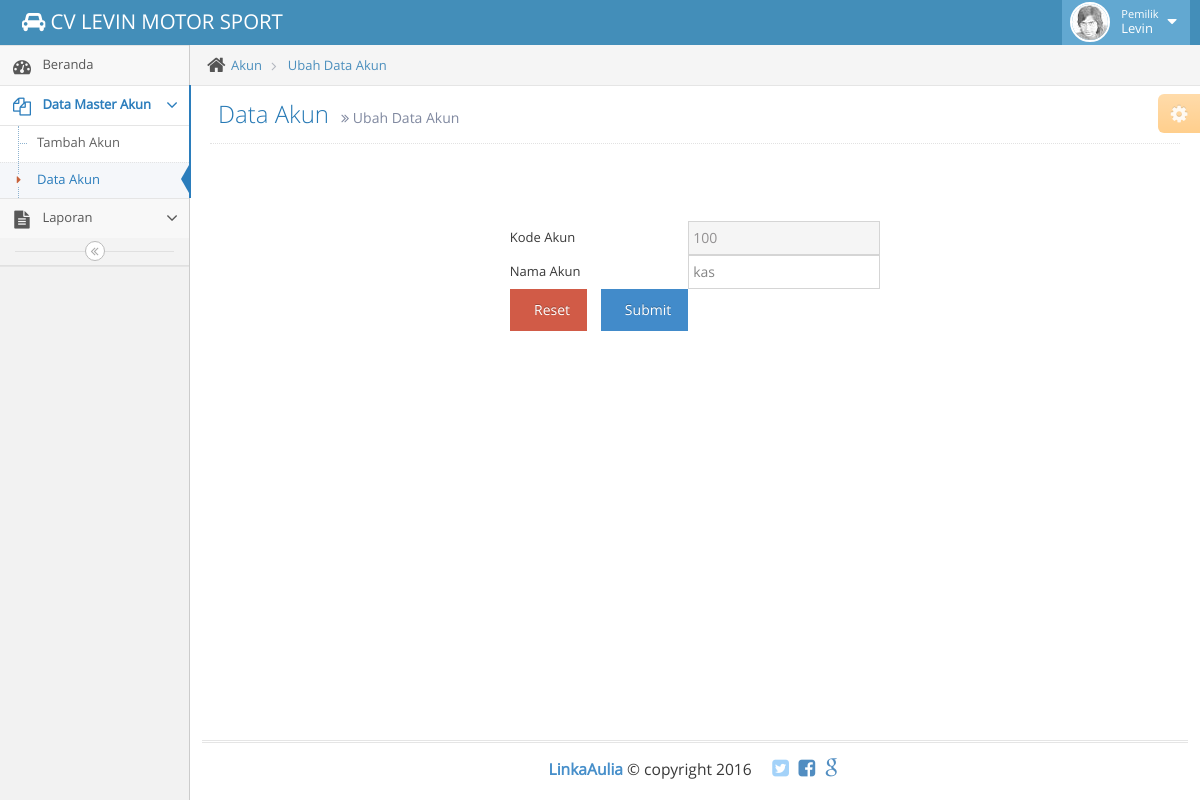
/keuangan/ubah-akun.php?kode_akun=100 (signed in), run on the app's committed database.
### tables this page shows
CREATE TABLE IF NOT EXISTS `pegawai` (
  `id_pegawai` int(11) NOT NULL AUTO_INCREMENT,
  `nama_pegawai` varchar(30) NOT NULL,
  `alamat_pegawai` varchar(50) NOT NULL,
  `telpon_pegawai` varchar(15) NOT NULL,
  `username` varchar(20) NOT NULL,
  `password` varchar(25) NOT NULL,
  `level` varchar(25) NOT NULL,
  `status` varchar(6) NOT NULL,
  PRIMARY KEY (`id_pegawai`)
);

CREATE TABLE IF NOT EXISTS `akun` (
  `kode_akun` varchar(10) NOT NULL,
  `nama_akun` varchar(30) NOT NULL,
  PRIMARY KEY (`kode_akun`)
);

### sesi.php (called while the page is built, shortened)
<?php
$user_check=$_SESSION['login_user'];
$ses_sql=mysql_query("SELECT * FROM pegawai WHERE username='$user_check'");
$pegawai = mysql_fetch_array($ses_sql);
if ($pegawai['level'] == 01) {
  $bagian = 'Customer Service';
}else
if ($pegawai['level'] == 02) {
  $bagian = 'Gudang';
}else
if ($pegawai['level'] == 03) {
  $bagian = 'Keuangan';
}else
if ($pegawai['level'] == 04) {
  $bagian = 'Kasir';
}else
if ($pegawai['level'] == 05) {
  $bagian = 'Pemilik';
}
?>

### keuangan/ubah-akun.php (the view, shortened to what this page needs)
<?php
include "../sesi.php";
$kode_akun=$_GET['kode_akun'];
$sqlselect="SELECT * FROM akun where kode_akun='$kode_akun'";
	$result = mysql_query($sqlselect);
	$row=mysql_fetch_array($result);
?>
<!DOCTYPE html>
<html lang="en">
	<head>
		<link rel="stylesheet" href="../assets/css/jquery-ui.custom.min.css" />
		<link rel="stylesheet" href="../assets/css/chosen.min.css" />
		<link rel="stylesheet" href="../assets/css/datepicker.min.css" />
		<link rel="stylesheet" href="../assets/css/bootstrap-timepicker.min.css" />
		<link rel="stylesheet" href="../assets/css/daterangepicker.min.css" />
		<link rel="stylesheet" href="../assets/css/bootstrap-datetimepicker.min.css" />
		<link rel="stylesheet" href="../assets/css/colorpicker.min.css" />
<?php
include '../assets/sebelum-content.php';
?>
<ul class="breadcrumb">
	<li>
		<i class="ace-icon fa fa-home home-icon"></i>
		<a href="#">Akun</a>
	</li>
	<li>
		<a href="#">Ubah Data Akun</a>
	</li>
</ul>
								<div class="page-header">
									<h1>
										Data Akun
										<small>
											<i class="ace-icon fa fa-angle-double-right"></i>
										    Ubah Data Akun
										</small>
									</h1>
								</div>
								<div class="row">
									<div class="col-xs-12">
                    <table align="center">
				<form name="ubah-akun" method="POST" action="proses-edit-akun.php">
				<div class="form-group">
					<label>
	<tr>
	<td>Kode Akun</td>
		<td><input class="form-control" type ="text" name ="kode_akun" value="<?php echo $row['kode_akun'];?>" readonly></td>
	</tr>
	<tr>
	<td>Nama Akun</td>
		<td><input class="form-control" type ="text" name ="nama_akun" value="<?php echo $row['nama_akun'];?>"></td>
	</tr>
					</label>
					</div>
					<div class="panel-body">
						<div class="input-group has-feedback">
						<td>
					<button type="reset" name="reset" class="btn btn-danger" value="Reset">
											<span></span>&nbsp;&nbsp;Reset
										</button> &nbsp;&nbsp;
										<button type="submit" name="submit" class="btn btn-primary" value="submit">
											<span></span>&nbsp;&nbsp;Submit
										</button>
									</div>
				</form>
				</table>
									</div>
								</div>
<?php
include '../assets/setelah-content.php';
?>
</body>
</html>

### assets/sebelum-content.php (shortened to what this page needs)
<link rel="stylesheet" href="../assets/css/bootstrap.min.css" />
<link rel="stylesheet" href="../assets/font-awesome/4.2.0/css/font-awesome.min.css" />
<link rel="stylesheet" href="../assets/css/ace.min.css" class="ace-main-stylesheet" id="main-ace-style" />
</head>
<body class="no-skin">
	<div id="navbar" class="navbar navbar-default">
		<div class="navbar-container" id="navbar-container">
			<div class="navbar-header pull-left">
				<a href="" class="navbar-brand">
					<small>
						<i class="fa fa-car"></i>
						CV LEVIN MOTOR SPORT
					</small>
				</a>
			</div>
			<div class="navbar-buttons navbar-header pull-right" role="navigation">
				<ul class="nav ace-nav">
					<li class="light-blue">
						<a data-toggle="dropdown" href="#" class="dropdown-toggle">
							<img class="nav-user-photo" src="../assets/avatars/user.jpg" alt="Linka's Photo" />
							<span class="user-info">
								<small><?=$bagian?></small>
									<?=ucfirst($pegawai['nama_pegawai'])?>
							</span>
							<i class="ace-icon fa fa-caret-down"></i>
						</a>
					</li>
				</ul>
			</div>
		</div>
	</div>
	<div class="main-container" id="main-container">
		<div id="sidebar" class="sidebar                  responsive">

### data on the page
pegawai: level "Pemilik", nama_pegawai "Levin"
akun: kode_akun "100", nama_akun "kas"
